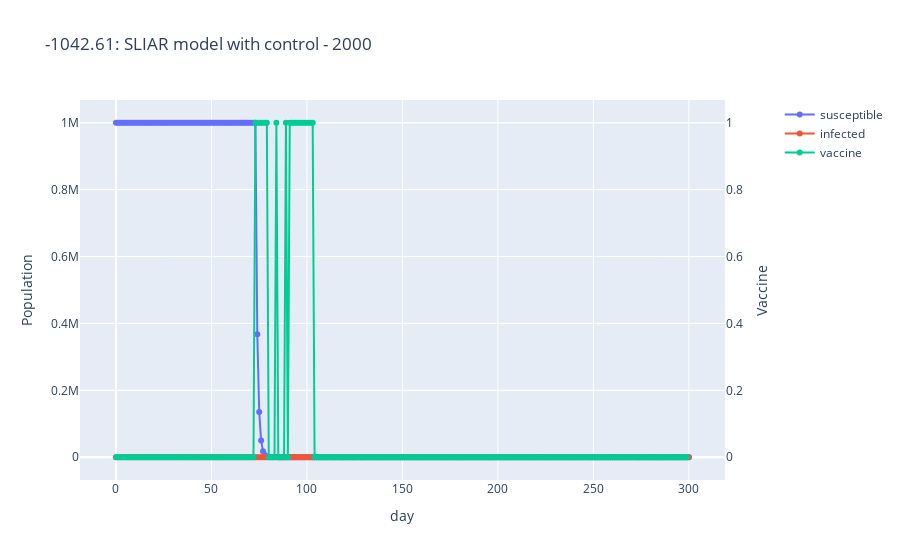

Source (notebook cell):
### Code cell
# Create figure with secondary y-axis
fig = make_subplots(specs=[[{"secondary_y": True}]])
# Add traces
fig.add_trace(
    go.Scatter(x=list(range(max_t+1)), y=states2[:,0].flatten(), name="susceptible",
        mode='lines+markers'),
    secondary_y=False,
)
fig.add_trace(
    go.Scatter(x=list(range(max_t+1)), y=states2[:,1].flatten(), name="infected",
        mode='lines+markers'),
    secondary_y=False,
)
fig.add_trace(
    go.Scatter(x=list(range(max_t+1)), y=actions2, name="vaccine",
        mode='lines+markers'),
    secondary_y=True,
)
# Add figure title
fig.update_layout(
    title_text=f'{reward_sum:.2f}: SLIAR model with control - 2000'
)
# Set x-axis title
fig.update_xaxes(title_text="day")
# Set y-axes titles
fig.update_yaxes(title_text="Population", secondary_y=False)
fig.update_yaxes(title_text="Vaccine", secondary_y=True)

### Figure 1 — Plotly figure (JSON) as saved in the notebook; plotly's stock layout.template omitted (floating-point values rounded to 4 significant figures; data arrays with more than 128 entries replaced by an {"elided": "..."} marker saying what was removed)
{"data": [{"mode": "lines+markers", "name": "susceptible", "type": "scatter", "x": {"elided": "301 int values"}, "xaxis": "x", "y": {"elided": "301 float values"}, "yaxis": "y"}, {"mode": "lines+markers", "name": "infected", "type": "scatter", "x": {"elided": "301 int values"}, "xaxis": "x", "y": {"elided": "301 float values"}, "yaxis": "y"}, {"mode": "lines+markers", "name": "vaccine", "type": "scatter", "x": {"elided": "301 int values"}, "xaxis": "x", "y": {"elided": "300 int values"}, "yaxis": "y2"}], "layout": {"title": {"text": "-1042.61: SLIAR model with control - 2000"}, "xaxis": {"anchor": "y", "domain": [0, 0.94], "title": {"text": "day"}}, "yaxis": {"anchor": "x", "domain": [0, 1], "title": {"text": "Population"}}, "yaxis2": {"anchor": "x", "overlaying": "y", "side": "right", "title": {"text": "Vaccine"}}}}
